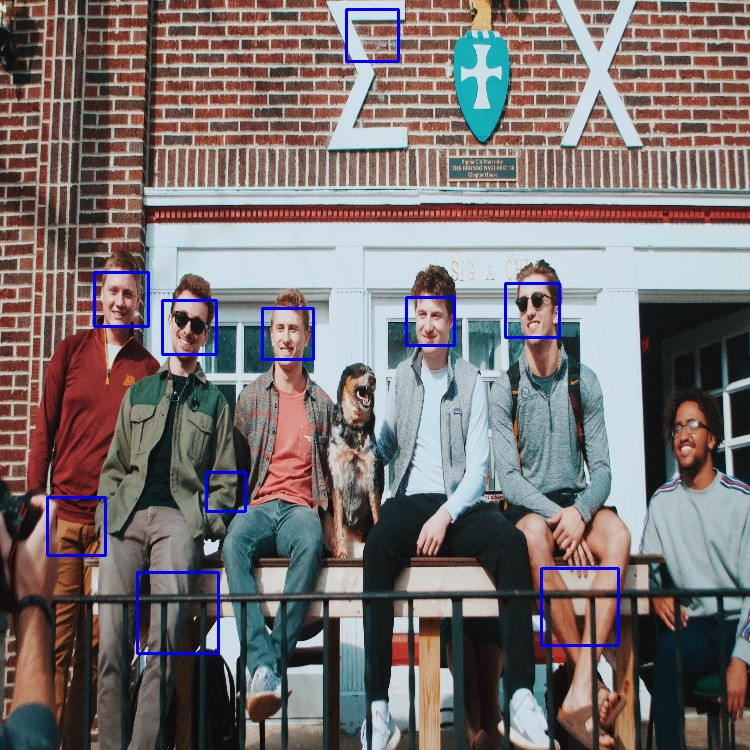
#> input picture Haar-Cascades/test.jpg, 750 x 750 px, given in place of the camera
$ jupyter execute --allow-errors HaarCascadesImplementation.ipynb   (text cells are left out)
#> lines starting #> are read from the running program, lines starting #| are printed output that depends on the picture; after the words box and inside, x2 and y2 are one past the last pixel; in counts of white or black regions, pixels touching at a corner belong together
[cell 1]
import cv2
import time

webcam = cv2.VideoCapture(0)
face_detection = cv2.CascadeClassifier(cv2.data.haarcascades + 'haarcascade_frontalface_default.xml')

while True:
    ignore, frame = webcam.read()
#> frame is the input picture: shape (750, 750, 3); mean B, G, R 112.7, 112.8, 121.5
    gray_frame = cv2.cvtColor(frame, cv2.COLOR_BGR2GRAY)
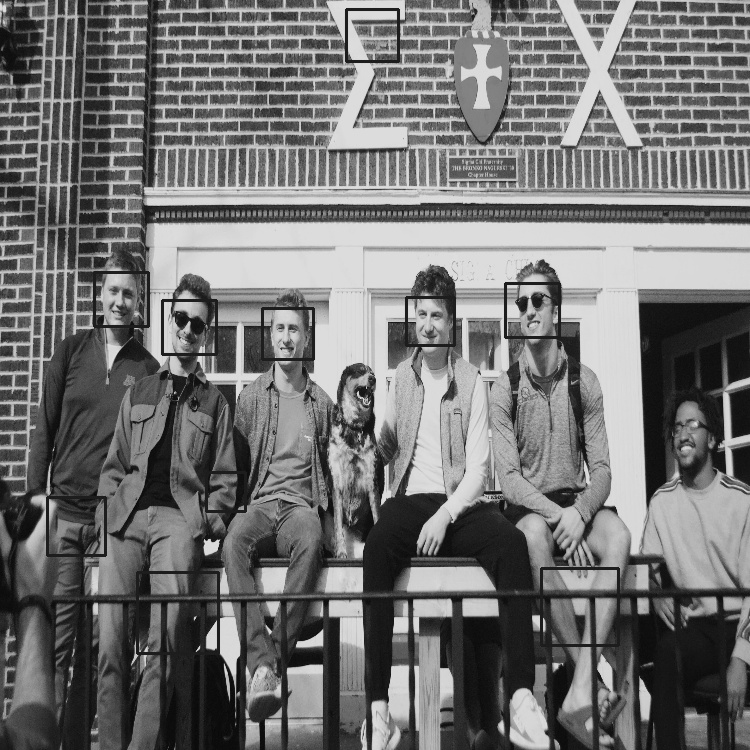
#> gray_frame: shape (750, 750); min 6, max 230, mean 115.4

    faces = face_detection.detectMultiScale(gray_frame,1.05,5)  # return a list of face coordinates
#> faces = [[408, 298, 44, 44], [262, 310, 50, 50], [94, 271, 55, 55], [667, 406, 50, 50], [502, 281, 57, 57], [136, 572, 82, 82]]

    for x, y, w, h in faces:  # We loop through a list if there are multiple faces
        frame = cv2.rectangle(frame, (x,y), (x+w,y+h), (0,0,255), 10)
#> this loop made 6 passes
#> pass 1, `frame = cv2.rectangle(frame, (x,y), (x+w,y+h), (0,0,255), 10)`:
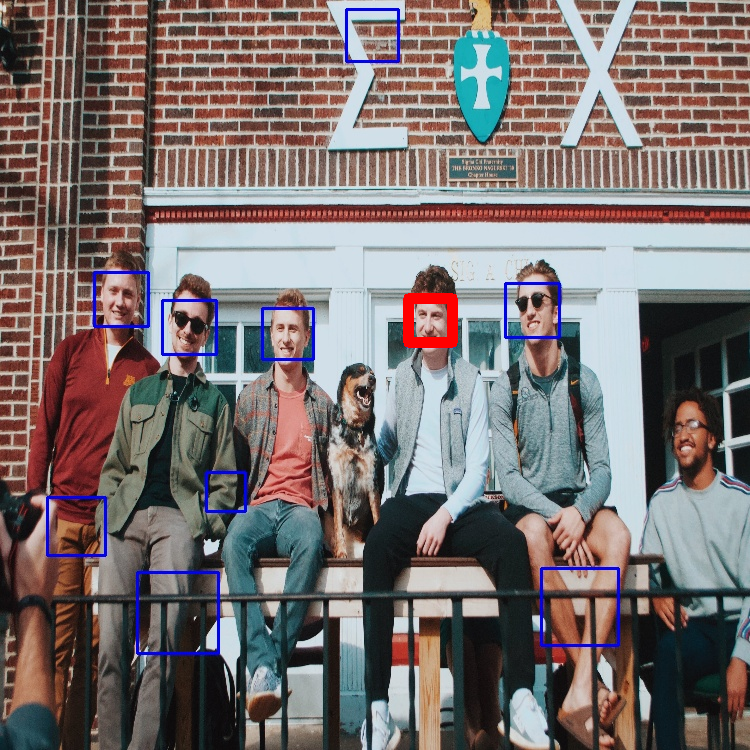
#> frame: shape (750, 750, 3); 0.34% of pixels changed, all inside (x1, y1, x2, y2) = (403, 293, 458, 348)
#> after the loop:
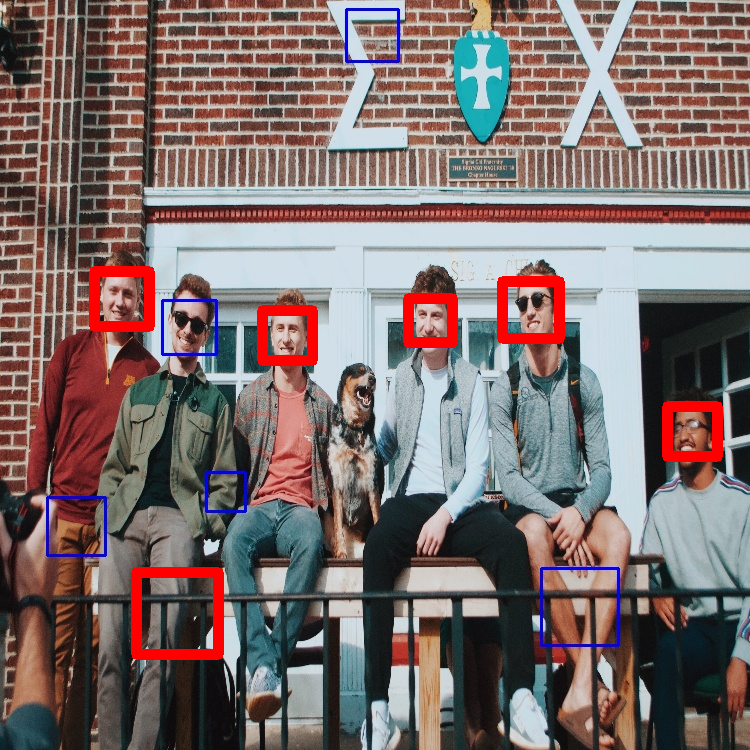
#> frame: shape (750, 750, 3); mean B, G, R 109.2, 110.7, 125.9

    cv2.imshow("Webcam", frame)

    if cv2.waitKey(1) == 32: # Space Bar to close
#> (key Esc is pressed here)
        break

webcam.release()
cv2.destroyAllWindows()

[cell 2]
# Import packages
import os
import cv2
import matplotlib.pyplot as plt
from time import time

start = time()
face_detection = cv2.CascadeClassifier(cv2.data.haarcascades + 'haarcascade_frontalface_default.xml')

img = cv2.imread('../test_images/1.jpg')
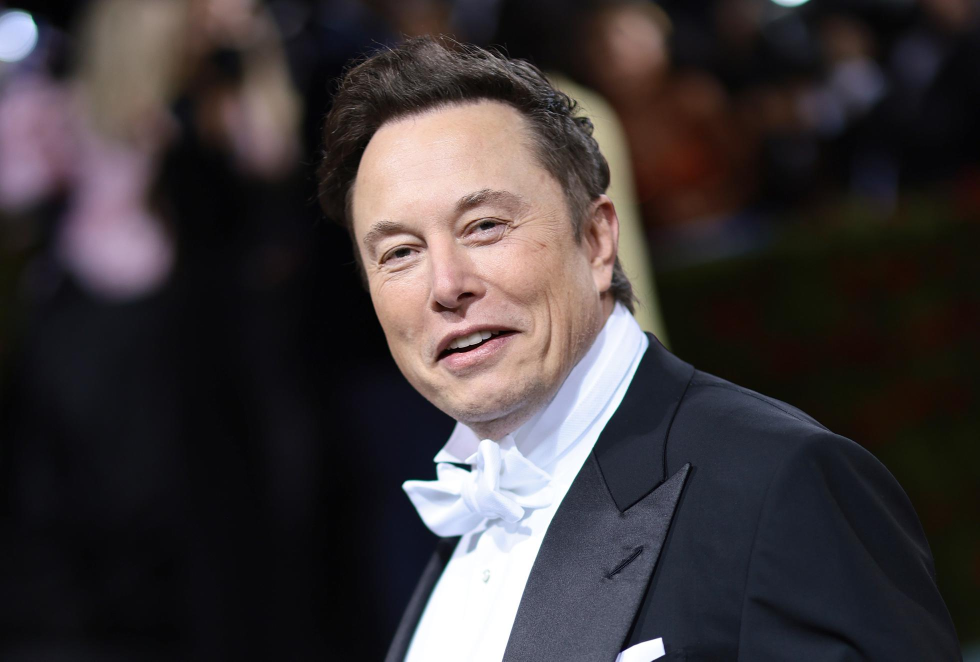
#> input picture test_images/1.jpg, 1959 x 1323 px (shown at 1/2 size)
#> img is the input picture: shape (1323, 1959, 3); mean B, G, R 56.6, 55.2, 61.5
# print(os.getcwd())
img = cv2.cvtColor(img, cv2.COLOR_BGR2RGB)

img_gray = cv2.cvtColor(img, cv2.COLOR_RGB2GRAY)
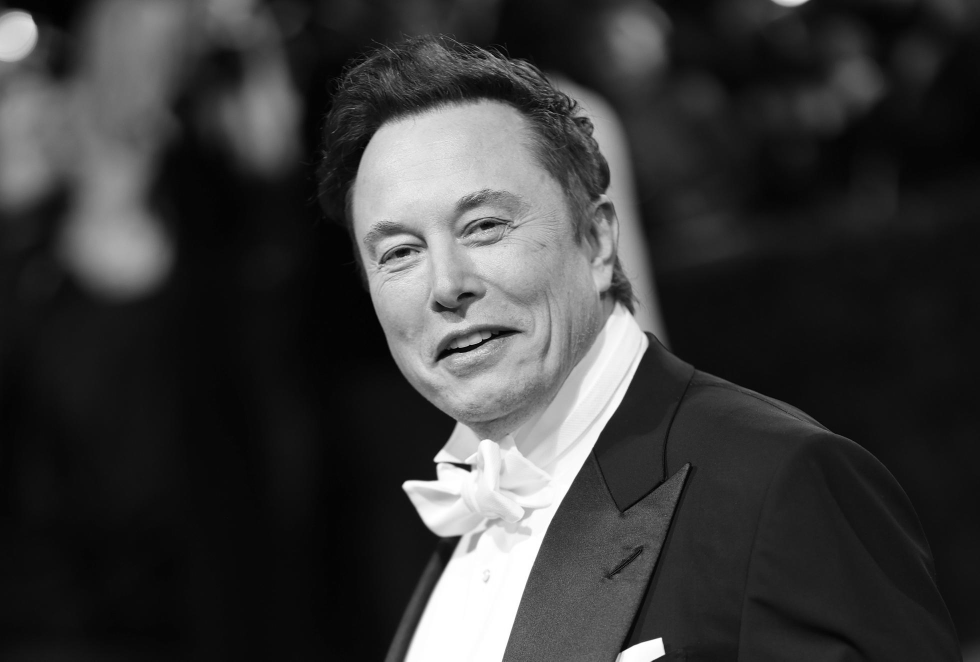
#> img_gray: shape (1323, 1959) (shown at 1/2 size); min 0, max 255, mean 57.2
faces = face_detection.detectMultiScale(img_gray,1.05, 55)
#> faces = [[634, 255, 528, 528]]

fig, ax = plt.subplots(ncols=3)  # ax is a list of axes

fig.suptitle('Single Face Detection')

# Original Image
ax[0].imshow(img)
ax[0].set_title("Original")

# Detected face
x, y, w, h = faces[0]  # Faces is a list of list, each list has the coordinates of one face
#> x = 634; y = 255; w = 528; h = 528
detected_face = cv2.rectangle(img, (x,y), (x+w,y+h), (0,0,255), 10)
ax[1].imshow(detected_face)
ax[1].set_title("detect")

# Cropped Face
cropped_img = img[y:y+h, x:x+w] # Y -> X
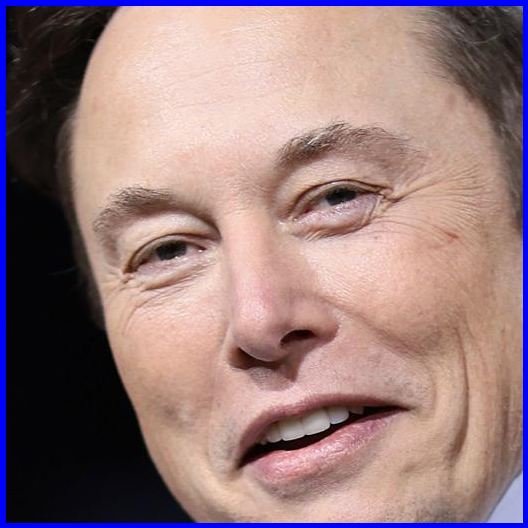
#> cropped_img: shape (528, 528, 3); mean R, G, B 149.8, 122.4, 123.8
ax[2].imshow(cropped_img)
ax[2].set_title("cropped")

end = time()
print('Time:', end-start, 'ms')

plt.show()

[cell 3]
# Import packages
import cv2
import matplotlib.pyplot as plt
import os

FOLDER_NAME = "../test_images"
IMG_NAME = '5.jpg'

face_detection = cv2.CascadeClassifier(cv2.data.haarcascades + 'haarcascade_frontalface_default.xml')

img_path = os.path.join(FOLDER_NAME, IMG_NAME)

img = cv2.imread(img_path)
#> (the rest of this cell did not finish here and is left out)

[cell 4]
import cv2
from time import time
import matplotlib.pyplot as plt

print("running...")

start = time()

IMG_PATH = '../test_images/13.jpg'

img = cv2.imread(IMG_PATH)
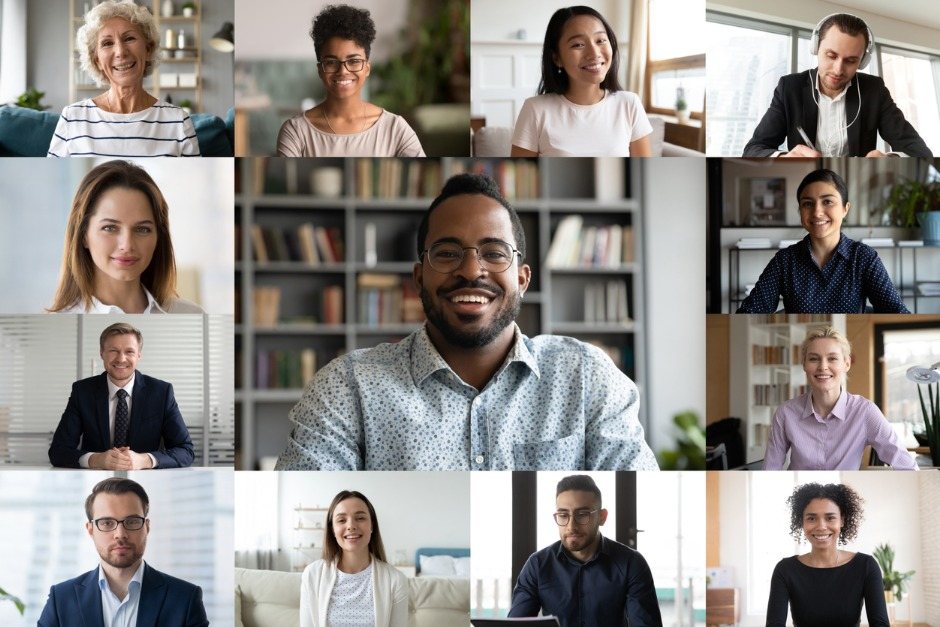
#> input picture test_images/13.jpg, 940 x 627 px
#> img is the input picture: shape (627, 940, 3); mean B, G, R 138.1, 142.2, 146.4
img = cv2.cvtColor(img, cv2.COLOR_BGR2BGRA)
#> img: shape (627, 940, 4)

classifiers_list = [
    'haarcascade_frontalface_alt.xml',
    'haarcascade_frontalface_alt2.xml',
    'haarcascade_frontalface_default.xml',
]


fig, axs = plt.subplots(ncols=2, nrows=2)  # ax is a list of axes
fig.suptitle(f'Haar Cascade classifier')

flatten_axs = axs.ravel()

flatten_axs[0].imshow(cv2.cvtColor(img, cv2.COLOR_BGR2RGB))
flatten_axs[0].set_title("Original", fontsize=10)

index = 1
for classifier in classifiers_list:

    face_detection = cv2.CascadeClassifier(cv2.data.haarcascades + classifier)
    faces = face_detection.detectMultiScale(img,1.01,10)

    for x, y, w, h in faces:
        cv2.rectangle(img, (x,y), (x+w,y+h), (0,0,255), 10)

    n = len(faces)
    flatten_axs[index].imshow(cv2.cvtColor(img, cv2.COLOR_BGR2RGB))
    flatten_axs[index].set_title(classifier[12:-4] + f' Faces: {n}', fontsize=10)

    index = index + 1
#> this loop made 3 passes
#> n on passes 1 to 3: 14, 15, 18
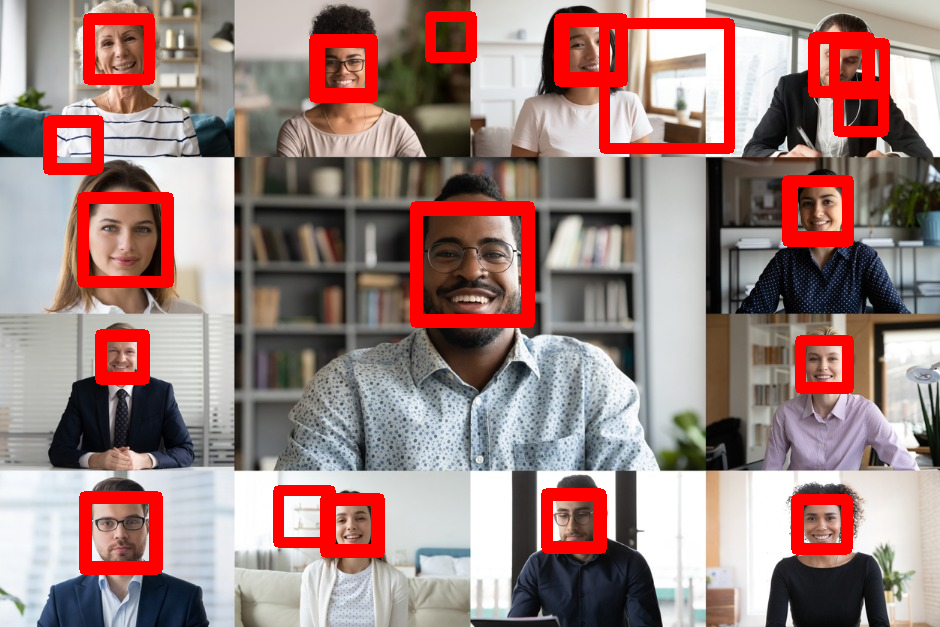
#> img: shape (627, 940, 4); mean B, G, R, A 127.1, 130.4, 157.2, 231.3
#> after the loop, index = 4

plt.show()
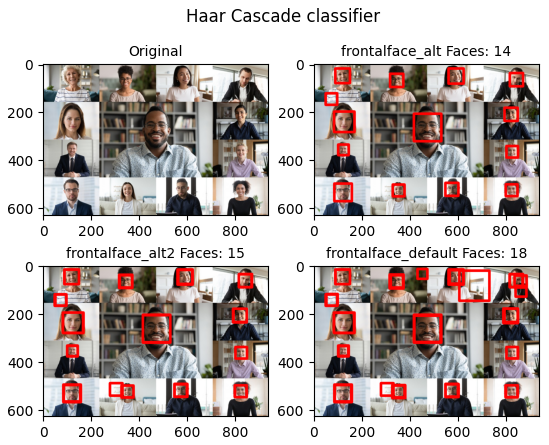
#> figure drawn by matplotlib, 4 panels
